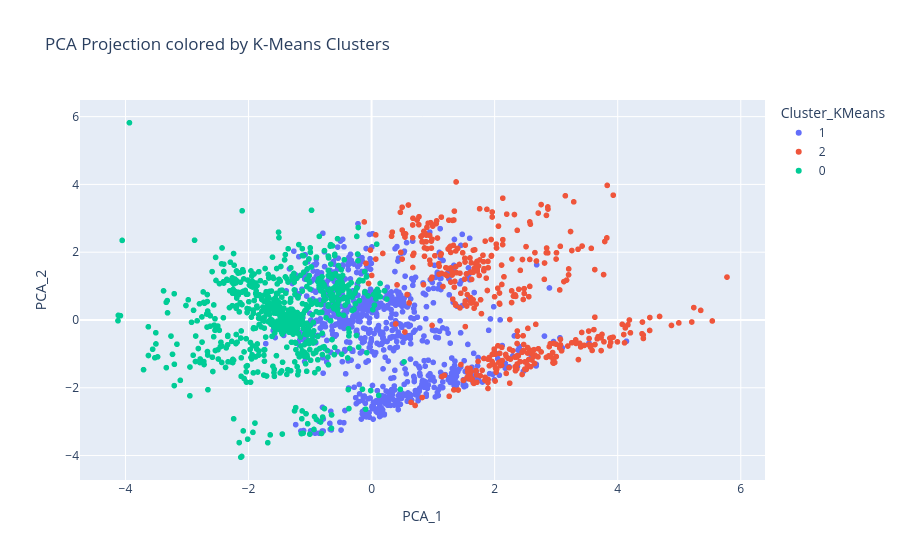
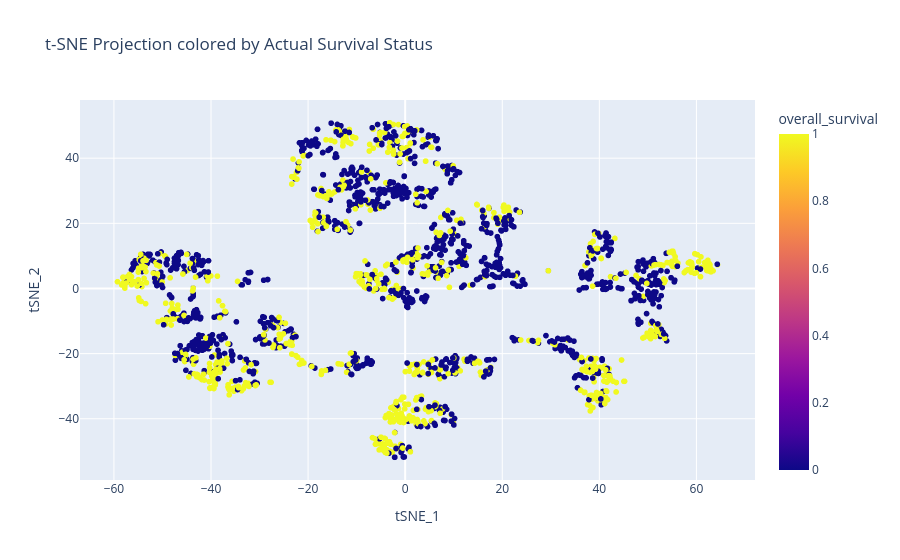

Notebook source saved alongside these figures, in order:
### Markdown cell above
### 7. Dimensionality Reduction & Clustering

### Code cell
# Dimensionality Reduction (Linear & Non-Linear) and Clustering
# standardize data first
scaler = StandardScaler()
X_scaled = scaler.fit_transform(X)

# Dimensionality Reduction
# Linear DR
pca = PCA(n_components=2)
df['PCA_1'], df['PCA_2'] = pca.fit_transform(X_scaled).T

# Non-Linear DR
tsne = TSNE(n_components=2, random_state=42)
df['tSNE_1'], df['tSNE_2'] = tsne.fit_transform(X_scaled).T

# KMeans
kmeans = KMeans(n_clusters=3, random_state=42)
df['Cluster_KMeans'] = kmeans.fit_predict(X_scaled).astype(str)

# Hierarchical (Agglomerative)
hierarchical = AgglomerativeClustering(n_clusters=3)
df['Cluster_Hierarchical'] = hierarchical.fit_predict(X_scaled).astype(str)

# Density-Based (DBSCAN)
dbscan = DBSCAN(eps=0.5, min_samples=5)
df['Cluster_DBSCAN'] = dbscan.fit_predict(X_scaled).astype(str)

# Visualization
# plotting PCA colored by K-Means clusters
fig_dr = px.scatter(
    df, x='PCA_1', y='PCA_2', color='Cluster_KMeans',
    hover_data=hover_cols,
    title="PCA Projection colored by K-Means Clusters"
)
fig_dr.show()

# plotting t-SNE colored by Ground Truth
fig_tsne = px.scatter(
    df, x='tSNE_1', y='tSNE_2', color=target_col,
    hover_data=hover_cols + ['Cluster_KMeans', 'Cluster_DBSCAN'],
    title="t-SNE Projection colored by Actual Survival Status"
)
fig_tsne.show()

### Figure 1 — Plotly figure (JSON) as saved in the notebook; plotly's stock layout.template omitted (floating-point values rounded to 4 significant figures; data arrays with more than 128 entries replaced by an {"elided": "..."} marker saying what was removed)
{"data": [{"customdata": {"elided": "815x3 mixed values"}, "hovertemplate": "Cluster_KMeans=1<br>PCA_1=%{x}<br>PCA_2=%{y}<br>patient_id=%{customdata[0]}<br>age_at_diagnosis=%{customdata[1]}<br>cancer_type_detailed=%{customdata[2]}<extra></extra>", "legendgroup": "1", "marker": {"color": "#636efa", "symbol": "circle"}, "mode": "markers", "name": "1", "showlegend": true, "type": "scattergl", "x": {"elided": "815 float values"}, "xaxis": "x", "y": {"elided": "815 float values"}, "yaxis": "y"}, {"customdata": {"elided": "398x3 mixed values"}, "hovertemplate": "Cluster_KMeans=2<br>PCA_1=%{x}<br>PCA_2=%{y}<br>patient_id=%{customdata[0]}<br>age_at_diagnosis=%{customdata[1]}<br>cancer_type_detailed=%{customdata[2]}<extra></extra>", "legendgroup": "2", "marker": {"color": "#EF553B", "symbol": "circle"}, "mode": "markers", "name": "2", "showlegend": true, "type": "scattergl", "x": {"elided": "398 float values"}, "xaxis": "x", "y": {"elided": "398 float values"}, "yaxis": "y"}, {"customdata": {"elided": "691x3 mixed values"}, "hovertemplate": "Cluster_KMeans=0<br>PCA_1=%{x}<br>PCA_2=%{y}<br>patient_id=%{customdata[0]}<br>age_at_diagnosis=%{customdata[1]}<br>cancer_type_detailed=%{customdata[2]}<extra></extra>", "legendgroup": "0", "marker": {"color": "#00cc96", "symbol": "circle"}, "mode": "markers", "name": "0", "showlegend": true, "type": "scattergl", "x": {"elided": "691 float values"}, "xaxis": "x", "y": {"elided": "691 float values"}, "yaxis": "y"}], "layout": {"legend": {"title": {"text": "Cluster_KMeans"}, "tracegroupgap": 0}, "title": {"text": "PCA Projection colored by K-Means Clusters"}, "xaxis": {"anchor": "y", "domain": [0, 1], "title": {"text": "PCA_1"}}, "yaxis": {"anchor": "x", "domain": [0, 1], "title": {"text": "PCA_2"}}}}

### Figure 2 — Plotly figure (JSON) as saved in the notebook; plotly's stock layout.template omitted (floating-point values rounded to 4 significant figures; data arrays with more than 128 entries replaced by an {"elided": "..."} marker saying what was removed)
{"data": [{"customdata": {"elided": "1904x5 mixed values"}, "hovertemplate": "tSNE_1=%{x}<br>tSNE_2=%{y}<br>patient_id=%{customdata[0]}<br>age_at_diagnosis=%{customdata[1]}<br>cancer_type_detailed=%{customdata[2]}<br>Cluster_KMeans=%{customdata[3]}<br>Cluster_DBSCAN=%{customdata[4]}<br>overall_survival=%{marker.color}<extra></extra>", "legendgroup": "", "marker": {"color": {"elided": "1904 int values"}, "coloraxis": "coloraxis", "symbol": "circle"}, "mode": "markers", "name": "", "showlegend": false, "type": "scattergl", "x": {"elided": "1904 float values"}, "xaxis": "x", "y": {"elided": "1904 float values"}, "yaxis": "y"}], "layout": {"coloraxis": {"colorbar": {"title": {"text": "overall_survival"}}, "colorscale": [[0, "#0d0887"], [0.1111, "#46039f"], [0.2222, "#7201a8"], [0.3333, "#9c179e"], [0.4444, "#bd3786"], [0.5556, "#d8576b"], [0.6667, "#ed7953"], [0.7778, "#fb9f3a"], [0.8889, "#fdca26"], [1, "#f0f921"]]}, "legend": {"tracegroupgap": 0}, "title": {"text": "t-SNE Projection colored by Actual Survival Status"}, "xaxis": {"anchor": "y", "domain": [0, 1], "title": {"text": "tSNE_1"}}, "yaxis": {"anchor": "x", "domain": [0, 1], "title": {"text": "tSNE_2"}}}}
